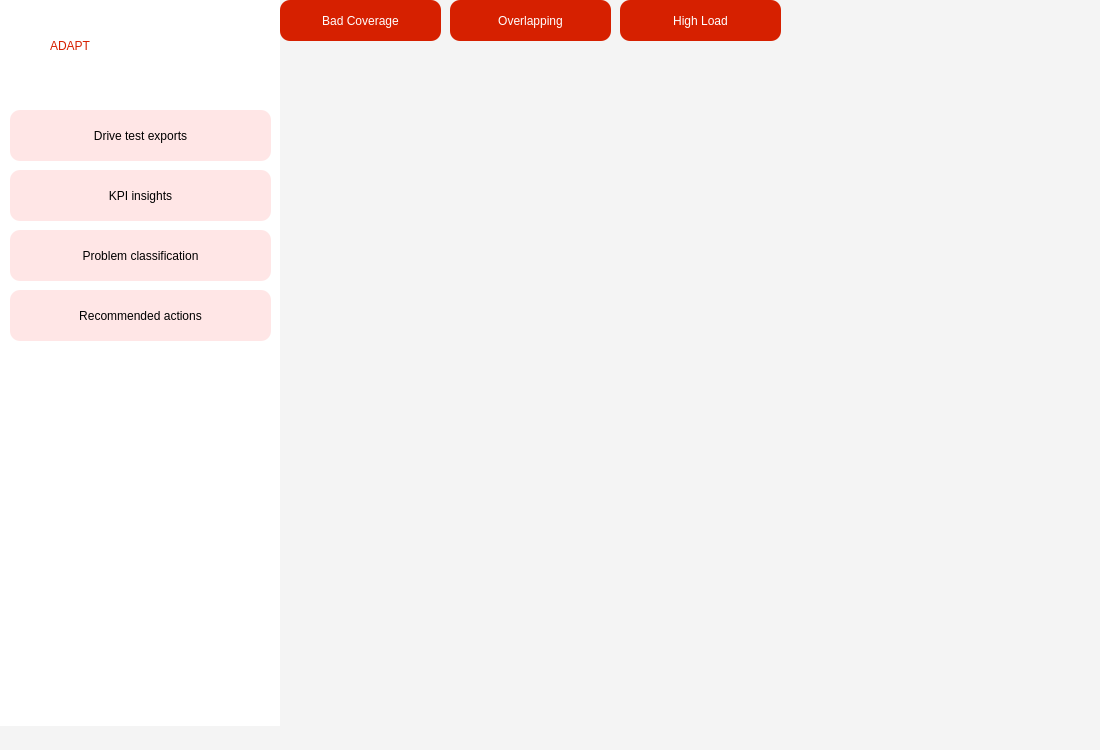
<?xml version="1.0" encoding="UTF-8"?>
<ui version="4.0">
 <class>MainWindow</class>
 <widget class="QMainWindow" name="MainWindow">
  <property name="geometry">
   <rect>
    <x>0</x>
    <y>0</y>
    <width>1100</width>
    <height>750</height>
   </rect>
  </property>
  <property name="windowTitle">
   <string>MainWindow</string>
  </property>
  <property name="styleSheet">
   <string notr="true">
background-color: rgb(244, 244, 244);</string>
  </property>
  <widget class="QWidget" name="centralwidget">
   <widget class="QLabel" name="label">
    <property name="geometry">
     <rect>
      <x>50</x>
      <y>20</y>
      <width>171</width>
      <height>51</height>
     </rect>
    </property>
    <property name="styleSheet">
     <string notr="true">color:rgb(214, 32, 0);
font: 34pt &quot;Britannic Bold&quot;;
background-color: rgb(255, 255, 255);



</string>
    </property>
    <property name="text">
     <string>ADAPT</string>
    </property>
   </widget>
   <widget class="QLabel" name="label_2">
    <property name="geometry">
     <rect>
      <x>-1</x>
      <y>-5</y>
      <width>281</width>
      <height>731</height>
     </rect>
    </property>
    <property name="styleSheet">
     <string notr="true">background-color: rgb(255, 255, 255);</string>
    </property>
    <property name="text">
     <string/>
    </property>
   </widget>
   <widget class="QPushButton" name="exports_button">
    <property name="geometry">
     <rect>
      <x>10</x>
      <y>110</y>
      <width>261</width>
      <height>51</height>
     </rect>
    </property>
    <property name="styleSheet">
     <string notr="true">QPushButton {
    background-color: rgb(255, 230, 230); /* light faded red */
    font: 10pt &quot;Century Gothic&quot;;
    color: black;
    border-radius: 10px;
    border: none;
    padding: 6px 12px;
}

QPushButton:hover {
    background-color: rgb(250, 200, 200); /* slightly deeper red when hovering */
}

QPushButton:pressed {
    background-color: rgb(240, 180, 180); /* deeper red when pressed */
    padding-top: 8px;
    padding-bottom: 4px;
}
</string>
    </property>
    <property name="text">
     <string>Drive test exports</string>
    </property>
    <property name="flat">
     <bool>true</bool>
    </property>
   </widget>
   <widget class="QPushButton" name="insights_button">
    <property name="geometry">
     <rect>
      <x>10</x>
      <y>170</y>
      <width>261</width>
      <height>51</height>
     </rect>
    </property>
    <property name="styleSheet">
     <string notr="true">QPushButton {
    background-color: rgb(255, 230, 230); /* light faded red */
    font: 10pt &quot;Century Gothic&quot;;
    color: black;
    border-radius: 10px;
    border: none;
    padding: 6px 12px;
}

QPushButton:hover {
    background-color: rgb(250, 200, 200); /* slightly deeper red when hovering */
}

QPushButton:pressed {
    background-color: rgb(240, 180, 180); /* deeper red when pressed */
    padding-top: 8px;
    padding-bottom: 4px;
}
</string>
    </property>
    <property name="text">
     <string>KPI insights</string>
    </property>
    <property name="flat">
     <bool>true</bool>
    </property>
   </widget>
   <widget class="QPushButton" name="classification_button">
    <property name="geometry">
     <rect>
      <x>10</x>
      <y>230</y>
      <width>261</width>
      <height>51</height>
     </rect>
    </property>
    <property name="styleSheet">
     <string notr="true">QPushButton {
    background-color: rgb(255, 230, 230); /* light faded red */
    font: 10pt &quot;Century Gothic&quot;;
    color: black;
    border-radius: 10px;
    border: none;
    padding: 6px 12px;
}

QPushButton:hover {
    background-color: rgb(250, 200, 200); /* slightly deeper red when hovering */
}

QPushButton:pressed {
    background-color: rgb(240, 180, 180); /* deeper red when pressed */
    padding-top: 8px;
    padding-bottom: 4px;
}
</string>
    </property>
    <property name="text">
     <string>Problem classification</string>
    </property>
    <property name="flat">
     <bool>true</bool>
    </property>
   </widget>
   <widget class="QPushButton" name="actions_button">
    <property name="geometry">
     <rect>
      <x>10</x>
      <y>290</y>
      <width>261</width>
      <height>51</height>
     </rect>
    </property>
    <property name="styleSheet">
     <string notr="true">QPushButton {
    background-color: rgb(255, 230, 230); /* light faded red */
    font: 10pt &quot;Century Gothic&quot;;
    color: black;
    border-radius: 10px;
    border: none;
    padding: 6px 12px;
}

QPushButton:hover {
    background-color: rgb(250, 200, 200); /* slightly deeper red when hovering */
}

QPushButton:pressed {
    background-color: rgb(240, 180, 180); /* deeper red when pressed */
    padding-top: 8px;
    padding-bottom: 4px;
}
</string>
    </property>
    <property name="text">
     <string>Recommended actions</string>
    </property>
    <property name="flat">
     <bool>true</bool>
    </property>
   </widget>
   <widget class="QPushButton" name="Overlapping_button">
    <property name="geometry">
     <rect>
      <x>450</x>
      <y>0</y>
      <width>161</width>
      <height>41</height>
     </rect>
    </property>
    <property name="styleSheet">
     <string notr="true">QPushButton {
    background-color: rgb(214, 32, 0);
    font: 75 11pt &quot;Century Gothic&quot;;
    color: rgb(255, 255, 255);
    border-radius: 10px;
    border: none;
    padding: 5px 10px;
}

QPushButton:pressed {
    padding-top: 7px;
    padding-bottom: 3px;
}

QPushButton:hover {
    background-color: rgb(230, 50, 20);
}

</string>
    </property>
    <property name="text">
     <string>Overlapping</string>
    </property>
    <property name="default">
     <bool>false</bool>
    </property>
   </widget>
   <widget class="QPushButton" name="Highload_button">
    <property name="geometry">
     <rect>
      <x>620</x>
      <y>0</y>
      <width>161</width>
      <height>41</height>
     </rect>
    </property>
    <property name="styleSheet">
     <string notr="true">QPushButton {
    background-color: rgb(214, 32, 0);
    font: 75 11pt &quot;Century Gothic&quot;;
    color: rgb(255, 255, 255);
    border-radius: 10px;
    border: none;
    padding: 5px 10px;
}

QPushButton:pressed {
    padding-top: 7px;
    padding-bottom: 3px;
}

QPushButton:hover {
    background-color: rgb(230, 50, 20);
}

</string>
    </property>
    <property name="text">
     <string>High Load</string>
    </property>
    <property name="default">
     <bool>false</bool>
    </property>
   </widget>
   <widget class="QPushButton" name="bad_coverage_button">
    <property name="geometry">
     <rect>
      <x>280</x>
      <y>0</y>
      <width>161</width>
      <height>41</height>
     </rect>
    </property>
    <property name="styleSheet">
     <string notr="true">QPushButton {
    background-color: rgb(214, 32, 0);
    font: 75 11pt &quot;Century Gothic&quot;;
    color: rgb(255, 255, 255);
    border-radius: 10px;
    border: none;
    padding: 5px 10px;
}

QPushButton:pressed {
    padding-top: 7px;
    padding-bottom: 3px;
}

QPushButton:hover {
    background-color: rgb(230, 50, 20);
}

</string>
    </property>
    <property name="text">
     <string>Bad Coverage</string>
    </property>
    <property name="default">
     <bool>false</bool>
    </property>
   </widget>
   <zorder>label_2</zorder>
   <zorder>label</zorder>
   <zorder>exports_button</zorder>
   <zorder>insights_button</zorder>
   <zorder>classification_button</zorder>
   <zorder>actions_button</zorder>
   <zorder>Overlapping_button</zorder>
   <zorder>Highload_button</zorder>
   <zorder>bad_coverage_button</zorder>
  </widget>
  <widget class="QMenuBar" name="menubar">
   <property name="geometry">
    <rect>
     <x>0</x>
     <y>0</y>
     <width>1100</width>
     <height>26</height>
    </rect>
   </property>
  </widget>
  <widget class="QStatusBar" name="statusbar"/>
 </widget>
 <resources/>
 <connections/>
</ui>
